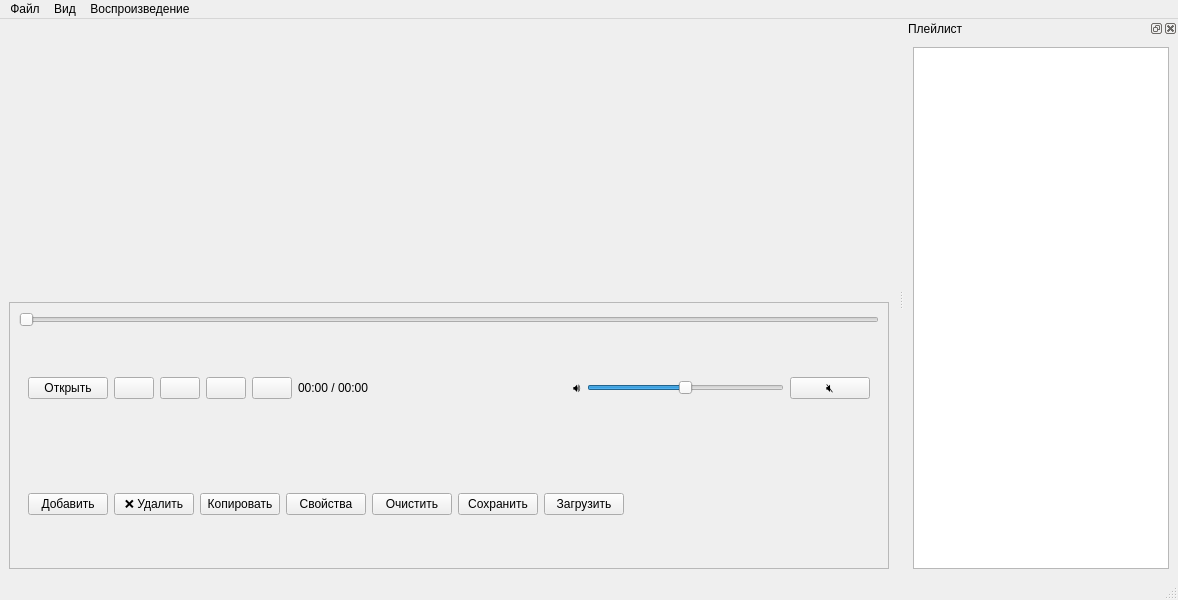
<?xml version="1.0" encoding="UTF-8"?>
<ui version="4.0">
 <class>MainWindow</class>
 <widget class="QMainWindow" name="MainWindow">
  <property name="geometry">
   <rect>
    <x>0</x>
    <y>0</y>
    <width>1178</width>
    <height>600</height>
   </rect>
  </property>
  <property name="windowTitle">
   <string>Видеоплеер</string>
  </property>
  <widget class="QWidget" name="centralwidget">
   <layout class="QVBoxLayout" name="verticalLayout">
    <item>
     <widget class="QWidget" name="videoContainer" native="true">
      <layout class="QVBoxLayout" name="videoLayout"/>
     </widget>
    </item>
    <item>
     <widget class="QFrame" name="controlFrame">
      <property name="frameShape">
       <enum>QFrame::StyledPanel</enum>
      </property>
      <property name="frameShadow">
       <enum>QFrame::Raised</enum>
      </property>
      <layout class="QVBoxLayout" name="verticalLayout_2">
       <item>
        <widget class="QSlider" name="positionSlider">
         <property name="orientation">
          <enum>Qt::Horizontal</enum>
         </property>
        </widget>
       </item>
       <item>
        <widget class="QFrame" name="buttonsFrame">
         <layout class="QHBoxLayout" name="horizontalLayout">
          <item>
           <widget class="QPushButton" name="btnOpen">
            <property name="text">
             <string>Открыть</string>
            </property>
           </widget>
          </item>
          <item>
           <widget class="QPushButton" name="btnPrev">
            <property name="text">
             <string/>
            </property>
           </widget>
          </item>
          <item>
           <widget class="QPushButton" name="btnPlay">
            <property name="text">
             <string/>
            </property>
           </widget>
          </item>
          <item>
           <widget class="QPushButton" name="btnStop">
            <property name="text">
             <string/>
            </property>
           </widget>
          </item>
          <item>
           <widget class="QPushButton" name="btnNext">
            <property name="text">
             <string/>
            </property>
           </widget>
          </item>
          <item>
           <widget class="QLabel" name="lblTime">
            <property name="text">
             <string>00:00 / 00:00</string>
            </property>
           </widget>
          </item>
          <item>
           <spacer name="horizontalSpacer">
            <property name="orientation">
             <enum>Qt::Horizontal</enum>
            </property>
            <property name="sizeHint" stdset="0">
             <size>
              <width>40</width>
              <height>20</height>
             </size>
            </property>
           </spacer>
          </item>
          <item>
           <widget class="QLabel" name="lblVolumeIcon">
            <property name="text">
             <string>🔊</string>
            </property>
           </widget>
          </item>
          <item>
           <widget class="QSlider" name="sliderVolume">
            <property name="maximum">
             <number>100</number>
            </property>
            <property name="value">
             <number>50</number>
            </property>
            <property name="orientation">
             <enum>Qt::Horizontal</enum>
            </property>
           </widget>
          </item>
          <item>
           <widget class="QPushButton" name="btnMute">
            <property name="text">
             <string>🔇</string>
            </property>
            <property name="checkable">
             <bool>true</bool>
            </property>
           </widget>
          </item>
         </layout>
        </widget>
       </item>
       <item>
        <widget class="QFrame" name="playlistButtonsFrame">
         <layout class="QHBoxLayout" name="horizontalLayout_2">
          <item>
           <widget class="QPushButton" name="btnAdd">
            <property name="text">
             <string>Добавить</string>
            </property>
           </widget>
          </item>
          <item>
           <widget class="QPushButton" name="btnDelete">
            <property name="text">
             <string>❌ Удалить</string>
            </property>
            <property name="iconSize">
             <size>
              <width>16</width>
              <height>16</height>
             </size>
            </property>
           </widget>
          </item>
          <item>
           <widget class="QPushButton" name="btnCopy">
            <property name="text">
             <string>Копировать</string>
            </property>
           </widget>
          </item>
          <item>
           <widget class="QPushButton" name="btnProperties">
            <property name="text">
             <string>Свойства</string>
            </property>
           </widget>
          </item>
          <item>
           <widget class="QPushButton" name="btnClear">
            <property name="text">
             <string>Очистить</string>
            </property>
           </widget>
          </item>
          <item>
           <widget class="QPushButton" name="btnSave">
            <property name="text">
             <string>Сохранить</string>
            </property>
           </widget>
          </item>
          <item>
           <widget class="QPushButton" name="btnLoad">
            <property name="text">
             <string>Загрузить</string>
            </property>
           </widget>
          </item>
          <item>
           <spacer name="horizontalSpacer_2">
            <property name="orientation">
             <enum>Qt::Horizontal</enum>
            </property>
            <property name="sizeHint" stdset="0">
             <size>
              <width>40</width>
              <height>20</height>
             </size>
            </property>
           </spacer>
          </item>
         </layout>
        </widget>
       </item>
      </layout>
     </widget>
    </item>
   </layout>
  </widget>
  <widget class="QMenuBar" name="menubar">
   <property name="geometry">
    <rect>
     <x>0</x>
     <y>0</y>
     <width>1178</width>
     <height>21</height>
    </rect>
   </property>
   <widget class="QMenu" name="menuFile">
    <property name="title">
     <string>Файл</string>
    </property>
    <addaction name="actionOpen"/>
    <addaction name="actionSavePlaylist"/>
    <addaction name="actionLoadPlaylist"/>
    <addaction name="separator"/>
    <addaction name="actionExit"/>
   </widget>
   <widget class="QMenu" name="menuView">
    <property name="title">
     <string>Вид</string>
    </property>
    <addaction name="actionShowPlaylist"/>
    <addaction name="actionFullScreen"/>
   </widget>
   <widget class="QMenu" name="menuPlayback">
    <property name="title">
     <string>Воспроизведение</string>
    </property>
    <addaction name="actionPlay"/>
    <addaction name="actionStop"/>
    <addaction name="separator"/>
    <addaction name="actionPrev"/>
    <addaction name="actionNext"/>
    <addaction name="separator"/>
    <addaction name="actionLoopPlaylist"/>
    <addaction name="actionLoopSingle"/>
   </widget>
   <addaction name="menuFile"/>
   <addaction name="menuView"/>
   <addaction name="menuPlayback"/>
  </widget>
  <widget class="QStatusBar" name="statusbar"/>
  <widget class="QDockWidget" name="dockPlaylist">
   <property name="windowTitle">
    <string>Плейлист</string>
   </property>
   <attribute name="dockWidgetArea">
    <number>2</number>
   </attribute>
   <widget class="QWidget" name="dockWidgetContents">
    <layout class="QVBoxLayout" name="verticalLayout_3">
     <item>
      <widget class="QListWidget" name="listPlaylist"/>
     </item>
    </layout>
   </widget>
  </widget>
  <action name="actionOpen">
   <property name="text">
    <string>Открыть...</string>
   </property>
   <property name="shortcut">
    <string>Ctrl+O</string>
   </property>
  </action>
  <action name="actionExit">
   <property name="text">
    <string>Выход</string>
   </property>
   <property name="shortcut">
    <string>Ctrl+Q</string>
   </property>
  </action>
  <action name="actionPlay">
   <property name="text">
    <string>Воспроизведение/Пауза</string>
   </property>
   <property name="shortcut">
    <string>Space</string>
   </property>
  </action>
  <action name="actionStop">
   <property name="text">
    <string>Стоп</string>
   </property>
  </action>
  <action name="actionShowPlaylist">
   <property name="checkable">
    <bool>true</bool>
   </property>
   <property name="text">
    <string>Показать плейлист</string>
   </property>
   <property name="shortcut">
    <string>Ctrl+L</string>
   </property>
  </action>
  <action name="actionFullScreen">
   <property name="checkable">
    <bool>true</bool>
   </property>
   <property name="text">
    <string>Полноэкранный режим</string>
   </property>
   <property name="shortcut">
    <string>F11</string>
   </property>
  </action>
  <action name="actionLoopPlaylist">
   <property name="checkable">
    <bool>true</bool>
   </property>
   <property name="text">
    <string>Зациклить плейлист</string>
   </property>
  </action>
  <action name="actionLoopSingle">
   <property name="checkable">
    <bool>true</bool>
   </property>
   <property name="text">
    <string>Зациклить текущий файл</string>
   </property>
  </action>
  <action name="actionPrev">
   <property name="text">
    <string>Предыдущий трек</string>
   </property>
   <property name="shortcut">
    <string>Left</string>
   </property>
  </action>
  <action name="actionNext">
   <property name="text">
    <string>Следующий трек</string>
   </property>
   <property name="shortcut">
    <string>Right</string>
   </property>
  </action>
  <action name="actionSavePlaylist">
   <property name="text">
    <string>Сохранить плейлист...</string>
   </property>
  </action>
  <action name="actionLoadPlaylist">
   <property name="text">
    <string>Загрузить плейлист...</string>
   </property>
  </action>
 </widget>
 <resources/>
 <connections/>
</ui>
